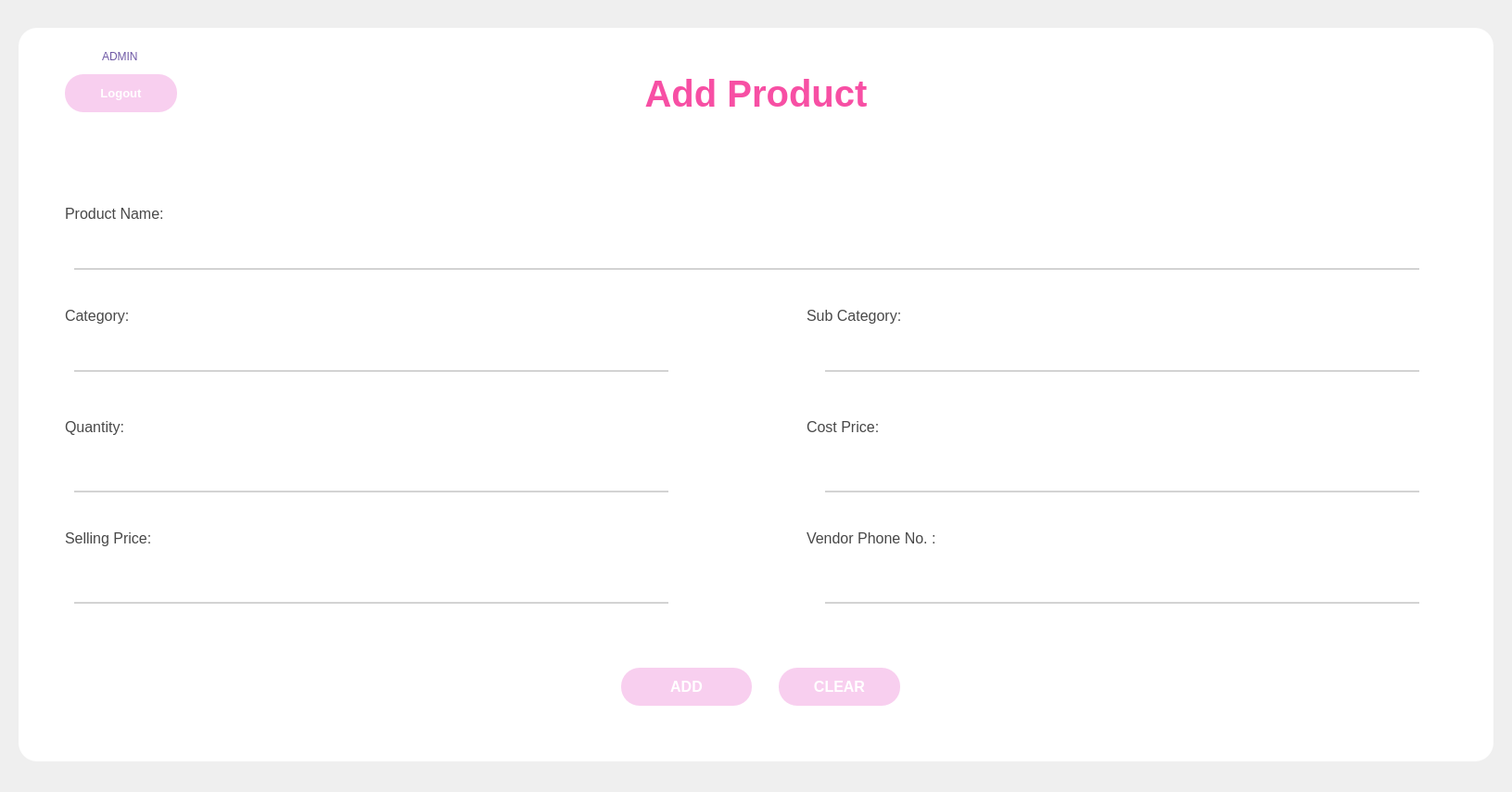
<?xml version="1.0" encoding="UTF-8"?>
<ui version="4.0">
 <class>MainWindow</class>
 <widget class="QMainWindow" name="MainWindow">
  <property name="geometry">
   <rect>
    <x>0</x>
    <y>0</y>
    <width>1631</width>
    <height>854</height>
   </rect>
  </property>
  <property name="windowTitle">
   <string>Add Product</string>
  </property>
  <property name="windowIcon">
   <iconset>
    <normaloff>C:/Users/Phuong Nhi/Downloads/teddy-bear.png</normaloff>C:/Users/Phuong Nhi/Downloads/teddy-bear.png</iconset>
  </property>
  <property name="styleSheet">
   <string notr="true"/>
  </property>
  <widget class="QWidget" name="centralwidget">
   <widget class="QLabel" name="label">
    <property name="geometry">
     <rect>
      <x>110</x>
      <y>50</y>
      <width>91</width>
      <height>21</height>
     </rect>
    </property>
    <property name="font">
     <font>
      <pointsize>9</pointsize>
     </font>
    </property>
    <property name="styleSheet">
     <string notr="true">color: rgb(110, 88, 165);</string>
    </property>
    <property name="text">
     <string>ADMIN</string>
    </property>
   </widget>
   <widget class="QPushButton" name="pushButtonLogout">
    <property name="geometry">
     <rect>
      <x>70</x>
      <y>80</y>
      <width>121</width>
      <height>41</height>
     </rect>
    </property>
    <property name="font">
     <font>
      <pointsize>10</pointsize>
      <weight>75</weight>
      <bold>true</bold>
     </font>
    </property>
    <property name="styleSheet">
     <string notr="true">QPushButton {
	color: rgb(255, 255, 255);
    border-radius: 20px;
	background-color: rgb(248, 207, 239);
    padding: 10px;
    font-weight: bold;
}

QPushButton:hover {
    background-color: #ff85c0;
}

QPushButton:pressed {
    background-color: #d14789;
}

QPushButton {
    box-shadow: 5px 5px 15px rgba(0, 0, 0, 0.3); /* Bóng đổ */
}
</string>
    </property>
    <property name="text">
     <string>Logout</string>
    </property>
    <property name="icon">
     <iconset>
      <normaloff>../images/log-out.png</normaloff>../images/log-out.png</iconset>
    </property>
   </widget>
   <widget class="QLabel" name="label_2">
    <property name="geometry">
     <rect>
      <x>510</x>
      <y>50</y>
      <width>611</width>
      <height>101</height>
     </rect>
    </property>
    <property name="font">
     <font>
      <family>MS Shell Dlg 2</family>
      <pointsize>30</pointsize>
      <weight>75</weight>
      <bold>true</bold>
     </font>
    </property>
    <property name="styleSheet">
     <string notr="true">color: rgb(247, 79, 164);</string>
    </property>
    <property name="text">
     <string>Add Product</string>
    </property>
    <property name="alignment">
     <set>Qt::AlignCenter</set>
    </property>
   </widget>
   <widget class="QLabel" name="label_5">
    <property name="geometry">
     <rect>
      <x>20</x>
      <y>30</y>
      <width>1591</width>
      <height>791</height>
     </rect>
    </property>
    <property name="styleSheet">
     <string notr="true">border-radius: 20; background: rgb(255, 255, 255)</string>
    </property>
    <property name="text">
     <string/>
    </property>
   </widget>
   <widget class="QLabel" name="label_6">
    <property name="geometry">
     <rect>
      <x>0</x>
      <y>0</y>
      <width>1631</width>
      <height>861</height>
     </rect>
    </property>
    <property name="text">
     <string/>
    </property>
    <property name="pixmap">
     <pixmap>../images/background.jpg</pixmap>
    </property>
    <property name="scaledContents">
     <bool>true</bool>
    </property>
   </widget>
   <widget class="QLabel" name="label_7">
    <property name="geometry">
     <rect>
      <x>80</x>
      <y>50</y>
      <width>21</width>
      <height>21</height>
     </rect>
    </property>
    <property name="text">
     <string/>
    </property>
    <property name="pixmap">
     <pixmap>../images/profile.png</pixmap>
    </property>
    <property name="scaledContents">
     <bool>true</bool>
    </property>
   </widget>
   <widget class="QLabel" name="timelabel">
    <property name="geometry">
     <rect>
      <x>1280</x>
      <y>60</y>
      <width>191</width>
      <height>21</height>
     </rect>
    </property>
    <property name="font">
     <font>
      <pointsize>10</pointsize>
      <italic>true</italic>
     </font>
    </property>
    <property name="styleSheet">
     <string notr="true">color: rgb(72, 72, 72);
</string>
    </property>
    <property name="text">
     <string/>
    </property>
   </widget>
   <widget class="QLineEdit" name="lineEditProductName">
    <property name="geometry">
     <rect>
      <x>80</x>
      <y>260</y>
      <width>1451</width>
      <height>31</height>
     </rect>
    </property>
    <property name="font">
     <font>
      <pointsize>10</pointsize>
      <italic>false</italic>
     </font>
    </property>
    <property name="styleSheet">
     <string notr="true">border: none;
border-bottom: 2px solid grey; /* Điều chỉnh độ dày và màu của viền dưới */
border-color: rgb(211, 211, 211);
padding: 5px;</string>
    </property>
    <property name="placeholderText">
     <string/>
    </property>
   </widget>
   <widget class="QLabel" name="label_3">
    <property name="geometry">
     <rect>
      <x>70</x>
      <y>210</y>
      <width>211</width>
      <height>41</height>
     </rect>
    </property>
    <property name="font">
     <font>
      <pointsize>12</pointsize>
      <weight>50</weight>
      <italic>false</italic>
      <bold>false</bold>
     </font>
    </property>
    <property name="styleSheet">
     <string notr="true">color: rgb(72, 72, 72);
</string>
    </property>
    <property name="text">
     <string>Product Name:</string>
    </property>
   </widget>
   <widget class="QLabel" name="label_4">
    <property name="geometry">
     <rect>
      <x>70</x>
      <y>320</y>
      <width>211</width>
      <height>41</height>
     </rect>
    </property>
    <property name="font">
     <font>
      <pointsize>12</pointsize>
     </font>
    </property>
    <property name="styleSheet">
     <string notr="true">color: rgb(72, 72, 72);
</string>
    </property>
    <property name="text">
     <string>Category:</string>
    </property>
   </widget>
   <widget class="QLabel" name="label_8">
    <property name="geometry">
     <rect>
      <x>70</x>
      <y>440</y>
      <width>211</width>
      <height>41</height>
     </rect>
    </property>
    <property name="font">
     <font>
      <pointsize>12</pointsize>
     </font>
    </property>
    <property name="styleSheet">
     <string notr="true">color: rgb(72, 72, 72);
</string>
    </property>
    <property name="text">
     <string>Quantity:</string>
    </property>
   </widget>
   <widget class="QLabel" name="label_9">
    <property name="geometry">
     <rect>
      <x>70</x>
      <y>560</y>
      <width>211</width>
      <height>41</height>
     </rect>
    </property>
    <property name="font">
     <font>
      <pointsize>12</pointsize>
     </font>
    </property>
    <property name="styleSheet">
     <string notr="true">color: rgb(72, 72, 72);
</string>
    </property>
    <property name="text">
     <string>Selling Price:</string>
    </property>
   </widget>
   <widget class="QLineEdit" name="lineEditCategory">
    <property name="geometry">
     <rect>
      <x>80</x>
      <y>370</y>
      <width>641</width>
      <height>31</height>
     </rect>
    </property>
    <property name="font">
     <font>
      <pointsize>10</pointsize>
      <italic>false</italic>
     </font>
    </property>
    <property name="styleSheet">
     <string notr="true">border: none;
border-bottom: 2px solid grey; /* Điều chỉnh độ dày và màu của viền dưới */
border-color: rgb(211, 211, 211);
padding: 5px;</string>
    </property>
    <property name="placeholderText">
     <string/>
    </property>
   </widget>
   <widget class="QLineEdit" name="lineEditQuantity">
    <property name="geometry">
     <rect>
      <x>80</x>
      <y>500</y>
      <width>641</width>
      <height>31</height>
     </rect>
    </property>
    <property name="font">
     <font>
      <pointsize>10</pointsize>
      <italic>false</italic>
     </font>
    </property>
    <property name="styleSheet">
     <string notr="true">border: none;
border-bottom: 2px solid grey; /* Điều chỉnh độ dày và màu của viền dưới */
border-color: rgb(211, 211, 211);
padding: 5px;</string>
    </property>
    <property name="placeholderText">
     <string/>
    </property>
   </widget>
   <widget class="QLineEdit" name="lineEditSellingPrice">
    <property name="geometry">
     <rect>
      <x>80</x>
      <y>620</y>
      <width>641</width>
      <height>31</height>
     </rect>
    </property>
    <property name="font">
     <font>
      <pointsize>10</pointsize>
      <italic>false</italic>
     </font>
    </property>
    <property name="styleSheet">
     <string notr="true">border: none;
border-bottom: 2px solid grey; /* Điều chỉnh độ dày và màu của viền dưới */
border-color: rgb(211, 211, 211);
padding: 5px;</string>
    </property>
    <property name="placeholderText">
     <string/>
    </property>
   </widget>
   <widget class="QPushButton" name="pushButtonAdd">
    <property name="geometry">
     <rect>
      <x>670</x>
      <y>720</y>
      <width>141</width>
      <height>41</height>
     </rect>
    </property>
    <property name="font">
     <font>
      <pointsize>12</pointsize>
      <weight>75</weight>
      <bold>true</bold>
     </font>
    </property>
    <property name="styleSheet">
     <string notr="true">QPushButton {
	color: rgb(255, 255, 255);
    border-radius: 20px;
	background-color: rgb(248, 207, 239);
    padding: 10px;
    font-weight: bold;
}

QPushButton:hover {
    background-color: #ff85c0;
}

QPushButton:pressed {
    background-color: #d14789;
}

QPushButton {
    box-shadow: 5px 5px 15px rgba(0, 0, 0, 0.3); /* Bóng đổ */
}
</string>
    </property>
    <property name="text">
     <string>ADD</string>
    </property>
    <property name="icon">
     <iconset>
      <normaloff>C:/Users/Phuong Nhi/Downloads/add (2).png</normaloff>C:/Users/Phuong Nhi/Downloads/add (2).png</iconset>
    </property>
    <property name="iconSize">
     <size>
      <width>30</width>
      <height>30</height>
     </size>
    </property>
   </widget>
   <widget class="QPushButton" name="pushButtonClear">
    <property name="geometry">
     <rect>
      <x>840</x>
      <y>720</y>
      <width>131</width>
      <height>41</height>
     </rect>
    </property>
    <property name="font">
     <font>
      <pointsize>12</pointsize>
      <weight>75</weight>
      <bold>true</bold>
     </font>
    </property>
    <property name="styleSheet">
     <string notr="true">QPushButton {
	color: rgb(255, 255, 255);
    border-radius: 20px;
	background-color: rgb(248, 207, 239);
    padding: 10px;
    font-weight: bold;
}

QPushButton:hover {
    background-color: #ff85c0;
}

QPushButton:pressed {
    background-color: #d14789;
}

QPushButton {
    box-shadow: 5px 5px 15px rgba(0, 0, 0, 0.3); /* Bóng đổ */
}
</string>
    </property>
    <property name="text">
     <string>CLEAR</string>
    </property>
    <property name="icon">
     <iconset>
      <normaloff>C:/Users/Phuong Nhi/Downloads/eraser.png</normaloff>C:/Users/Phuong Nhi/Downloads/eraser.png</iconset>
    </property>
    <property name="iconSize">
     <size>
      <width>30</width>
      <height>30</height>
     </size>
    </property>
   </widget>
   <widget class="QLabel" name="label_10">
    <property name="geometry">
     <rect>
      <x>870</x>
      <y>320</y>
      <width>211</width>
      <height>41</height>
     </rect>
    </property>
    <property name="font">
     <font>
      <pointsize>12</pointsize>
     </font>
    </property>
    <property name="styleSheet">
     <string notr="true">color: rgb(72, 72, 72);
</string>
    </property>
    <property name="text">
     <string>Sub Category:</string>
    </property>
   </widget>
   <widget class="QLabel" name="label_11">
    <property name="geometry">
     <rect>
      <x>870</x>
      <y>440</y>
      <width>211</width>
      <height>41</height>
     </rect>
    </property>
    <property name="font">
     <font>
      <pointsize>12</pointsize>
     </font>
    </property>
    <property name="styleSheet">
     <string notr="true">color: rgb(72, 72, 72);
</string>
    </property>
    <property name="text">
     <string>Cost Price:</string>
    </property>
   </widget>
   <widget class="QLabel" name="label_12">
    <property name="geometry">
     <rect>
      <x>870</x>
      <y>560</y>
      <width>211</width>
      <height>41</height>
     </rect>
    </property>
    <property name="font">
     <font>
      <pointsize>12</pointsize>
     </font>
    </property>
    <property name="styleSheet">
     <string notr="true">color: rgb(72, 72, 72);
</string>
    </property>
    <property name="text">
     <string>Vendor Phone No. :</string>
    </property>
   </widget>
   <widget class="QLineEdit" name="lineEditSubCategory">
    <property name="geometry">
     <rect>
      <x>890</x>
      <y>370</y>
      <width>641</width>
      <height>31</height>
     </rect>
    </property>
    <property name="font">
     <font>
      <pointsize>10</pointsize>
      <italic>false</italic>
     </font>
    </property>
    <property name="styleSheet">
     <string notr="true">border: none;
border-bottom: 2px solid grey; /* Điều chỉnh độ dày và màu của viền dưới */
border-color: rgb(211, 211, 211);
padding: 5px;</string>
    </property>
    <property name="placeholderText">
     <string/>
    </property>
   </widget>
   <widget class="QLineEdit" name="lineEditCostPrice">
    <property name="geometry">
     <rect>
      <x>890</x>
      <y>500</y>
      <width>641</width>
      <height>31</height>
     </rect>
    </property>
    <property name="font">
     <font>
      <pointsize>10</pointsize>
      <italic>false</italic>
     </font>
    </property>
    <property name="styleSheet">
     <string notr="true">border: none;
border-bottom: 2px solid grey; /* Điều chỉnh độ dày và màu của viền dưới */
border-color: rgb(211, 211, 211);
padding: 5px;</string>
    </property>
    <property name="placeholderText">
     <string/>
    </property>
   </widget>
   <widget class="QLineEdit" name="lineEditVendorPhoneNo">
    <property name="geometry">
     <rect>
      <x>890</x>
      <y>620</y>
      <width>641</width>
      <height>31</height>
     </rect>
    </property>
    <property name="font">
     <font>
      <pointsize>10</pointsize>
      <italic>false</italic>
     </font>
    </property>
    <property name="styleSheet">
     <string notr="true">border: none;
border-bottom: 2px solid grey; /* Điều chỉnh độ dày và màu của viền dưới */
border-color: rgb(211, 211, 211);
padding: 5px;</string>
    </property>
    <property name="placeholderText">
     <string/>
    </property>
   </widget>
   <zorder>label_6</zorder>
   <zorder>label_5</zorder>
   <zorder>label</zorder>
   <zorder>pushButtonLogout</zorder>
   <zorder>label_2</zorder>
   <zorder>label_7</zorder>
   <zorder>timelabel</zorder>
   <zorder>lineEditProductName</zorder>
   <zorder>label_3</zorder>
   <zorder>label_4</zorder>
   <zorder>label_8</zorder>
   <zorder>label_9</zorder>
   <zorder>lineEditCategory</zorder>
   <zorder>lineEditQuantity</zorder>
   <zorder>lineEditSellingPrice</zorder>
   <zorder>pushButtonAdd</zorder>
   <zorder>pushButtonClear</zorder>
   <zorder>label_10</zorder>
   <zorder>label_11</zorder>
   <zorder>label_12</zorder>
   <zorder>lineEditSubCategory</zorder>
   <zorder>lineEditCostPrice</zorder>
   <zorder>lineEditVendorPhoneNo</zorder>
  </widget>
 </widget>
 <resources/>
 <connections/>
</ui>
